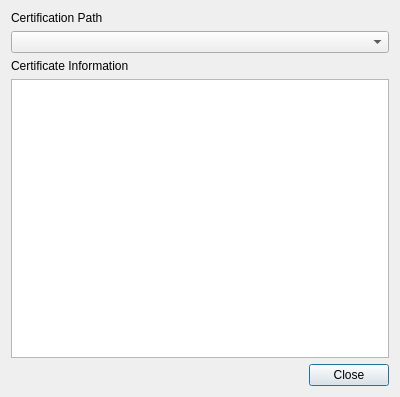
<?xml version="1.0" encoding="UTF-8"?>
<ui version="4.0">
 <class>CertificateInfo</class>
 <widget class="QDialog" name="CertificateInfo">
  <property name="geometry">
   <rect>
    <x>0</x>
    <y>0</y>
    <width>400</width>
    <height>397</height>
   </rect>
  </property>
  <property name="windowTitle">
   <string>Display Certificate Information</string>
  </property>
  <layout class="QVBoxLayout">
   <property name="sizeConstraint">
    <enum>QLayout::SetDefaultConstraint</enum>
   </property>
   <item>
    <widget class="QLabel" name="label">
     <property name="text">
      <string>Certification Path</string>
     </property>
    </widget>
   </item>
   <item>
    <widget class="QComboBox" name="certificationPathView">
     <property name="minimumContentsLength">
      <number>3</number>
     </property>
    </widget>
   </item>
   <item>
    <widget class="QLabel" name="label_2">
     <property name="text">
      <string>Certificate Information</string>
     </property>
    </widget>
   </item>
   <item>
    <widget class="QListWidget" name="certificateInfoView">
     <property name="font">
      <font>
       <pointsize>10</pointsize>
      </font>
     </property>
     <property name="wordWrap">
      <bool>true</bool>
     </property>
    </widget>
   </item>
   <item>
    <layout class="QHBoxLayout">
     <property name="sizeConstraint">
      <enum>QLayout::SetDefaultConstraint</enum>
     </property>
     <item>
      <spacer>
       <property name="orientation">
        <enum>Qt::Horizontal</enum>
       </property>
       <property name="sizeHint" stdset="0">
        <size>
         <width>40</width>
         <height>20</height>
        </size>
       </property>
      </spacer>
     </item>
     <item>
      <widget class="QDialogButtonBox" name="buttonBox">
       <property name="standardButtons">
        <set>QDialogButtonBox::Close</set>
       </property>
      </widget>
     </item>
    </layout>
   </item>
  </layout>
 </widget>
 <resources/>
 <connections>
  <connection>
   <sender>buttonBox</sender>
   <signal>clicked(QAbstractButton*)</signal>
   <receiver>CertificateInfo</receiver>
   <slot>accept()</slot>
   <hints>
    <hint type="sourcelabel">
     <x>343</x>
     <y>374</y>
    </hint>
    <hint type="destinationlabel">
     <x>352</x>
     <y>422</y>
    </hint>
   </hints>
  </connection>
 </connections>
</ui>
